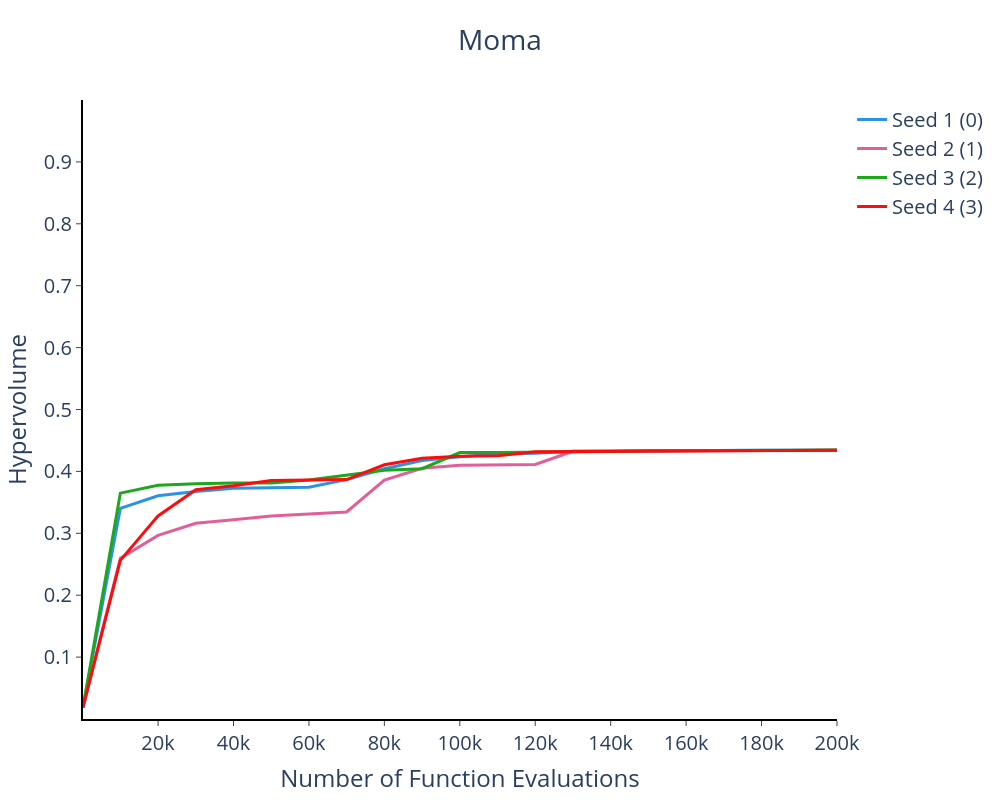

Notebook source saved alongside this figure:
### Code cell
input_data_path_list = {
    
   "MOMA": [
    f"hypervolumes/MOMA_{nfe}_ref{ssp_ref}_{seed}_0_hv.csv", 
    f"hypervolumes/MOMA_{nfe}_ref{ssp_ref}_{seed}_1_hv.csv",
    f"hypervolumes/MOMA_{nfe}_ref{ssp_ref}_{seed}_2_hv.csv",
    f"hypervolumes/MOMA_{nfe}_ref{ssp_ref}_{seed}_3_hv.csv",
    # f"hypervolumes/MOMA_{nfe}_ref{ssp_ref}_{seed}_4_hv.csv",
    ],
}


fig = plot_hypervolume(
    path_to_data=path,
    path_to_output=path,
    input_data=input_data_path_list,
    yaxis_upper_limit=1.0,
    width=1000,
    height=800,
    fontsize=20,
    saving=True,
)

fig.show()

### Figure 1 — Plotly figure (JSON) as saved in the notebook; plotly's stock layout.template omitted (floating-point values rounded to 4 significant figures)
{"data": [{"fill": "none", "line": {"color": "#2E91E5", "width": 3}, "mode": "lines", "name": "Seed 1 (0)", "type": "scatter", "x": [100, 10000, 20000, 30000, 40000, 50000, 60000, 70000, 80000, 90000, 100000, 110000, 120000, 130000, 140000, 150000, 160000, 170000, 180000, 190000, 200000], "y": [0.01865, 0.3402, 0.3607, 0.3674, 0.3727, 0.3734, 0.3745, 0.3867, 0.4043, 0.4175, 0.4237, 0.4279, 0.4292, 0.4324, 0.4325, 0.4334, 0.4338, 0.4339, 0.434, 0.4342, 0.4343]}, {"fill": "none", "line": {"color": "#E15F99", "width": 3}, "mode": "lines", "name": "Seed 2 (1)", "type": "scatter", "x": [100, 10000, 20000, 30000, 40000, 50000, 60000, 70000, 80000, 90000, 100000, 110000, 120000, 130000, 140000, 150000, 160000, 170000, 180000, 190000, 200000], "y": [0.01865, 0.2596, 0.2967, 0.3161, 0.3218, 0.3279, 0.331, 0.3345, 0.3858, 0.4051, 0.41, 0.4108, 0.4113, 0.4325, 0.4328, 0.4332, 0.4338, 0.4338, 0.434, 0.4343, 0.4343]}, {"fill": "none", "line": {"color": "#1CA71C", "width": 3}, "mode": "lines", "name": "Seed 3 (2)", "type": "scatter", "x": [100, 10000, 20000, 30000, 40000, 50000, 60000, 70000, 80000, 90000, 100000, 110000, 120000, 130000, 140000, 150000, 160000, 170000, 180000, 190000, 200000], "y": [0.01865, 0.3649, 0.3777, 0.3802, 0.3812, 0.3814, 0.386, 0.3935, 0.4018, 0.4044, 0.4304, 0.4304, 0.4307, 0.432, 0.4322, 0.4332, 0.4337, 0.434, 0.434, 0.4342, 0.4345]}, {"fill": "none", "line": {"color": "#FB0D0D", "width": 3}, "mode": "lines", "name": "Seed 4 (3)", "type": "scatter", "x": [100, 10000, 20000, 30000, 40000, 50000, 60000, 70000, 80000, 90000, 100000, 110000, 120000, 130000, 140000, 150000, 160000, 170000, 180000, 190000, 200000], "y": [0.01865, 0.2563, 0.3281, 0.3705, 0.3767, 0.3853, 0.386, 0.3867, 0.4107, 0.4213, 0.4243, 0.4253, 0.4319, 0.4322, 0.4328, 0.4333, 0.4337, 0.4339, 0.4342, 0.4342, 0.4343]}], "layout": {"font": {"size": 20}, "height": 800, "title": {"text": "Moma", "x": 0.5}, "width": 1000, "xaxis": {"linecolor": "black", "linewidth": 2, "showgrid": false, "showline": true, "tickfont": {"size": 20}, "ticks": "outside", "title": {"text": "Number of Function Evaluations"}}, "yaxis": {"linecolor": "black", "linewidth": 2, "range": [0, 1], "showgrid": false, "showline": true, "tickfont": {"size": 20}, "ticks": "outside", "tickvals": [0.1, 0.2, 0.3, 0.4, 0.5, 0.6, 0.7, 0.8, 0.9], "title": {"text": "Hypervolume"}}}}
